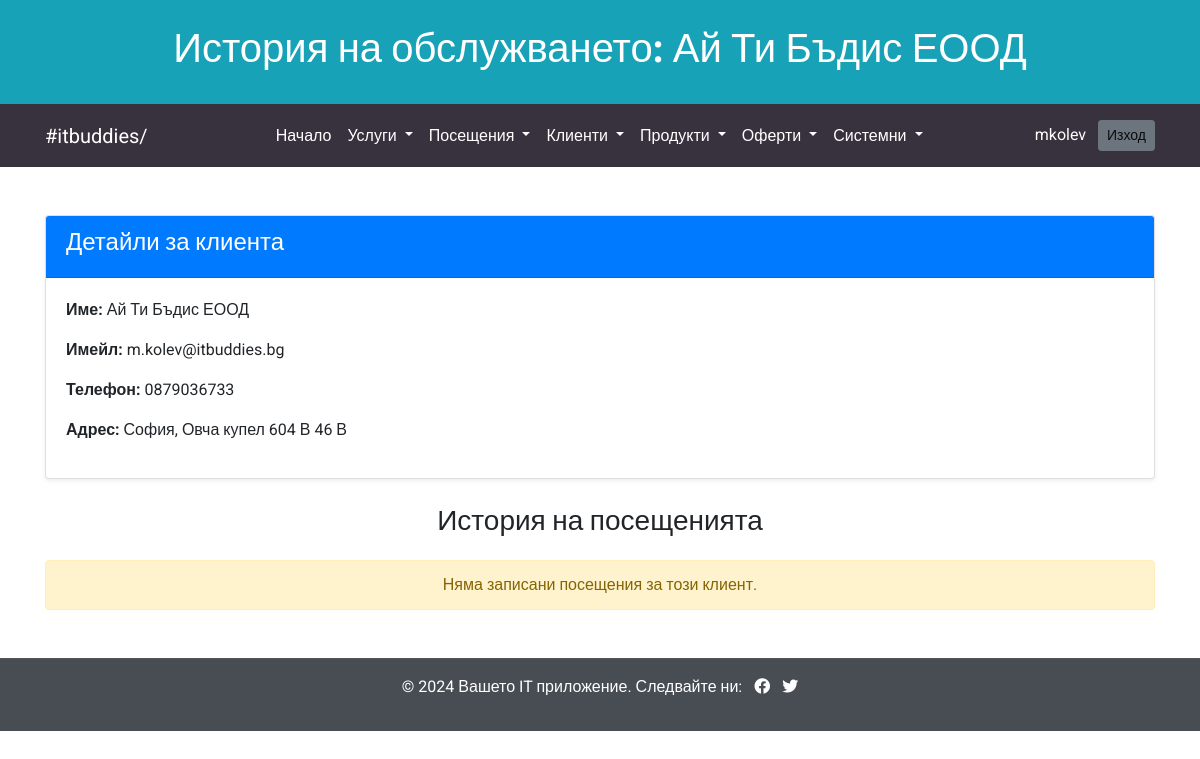
/clients/1/history (signed in), run on the app's committed database.
### models.py (models this page shows, shortened)
class Client(db.Model):
    id = db.Column(db.Integer, primary_key=True)
    name = db.Column(db.String(100), nullable=False)
    vat = db.Column(db.String(15), nullable=False)
    address = db.Column(db.String(100), nullable=True)
    mol = db.Column(db.String(100), nullable=False)
    email = db.Column(db.String(100), nullable=True)  # Опционално поле за имейл
    phone = db.Column(db.String(15), nullable=True)  # Опционално поле за телефон
    visits = db.relationship('Visit', backref='client', lazy=True)  # Връзка към Visit

class User(db.Model, UserMixin):
    id = db.Column(db.Integer, primary_key=True)
    username = db.Column(db.String(100), unique=True, nullable=False)
    password = db.Column(db.String(255), nullable=False)
    role = db.Column(db.String(50))  # Роля по подразбиране

### routes/clients.py (the view)
@clients_bp.route('/<int:client_id>/history', methods=['GET'])
@login_required
def client_history(client_id):
    client = Client.query.get_or_404(client_id)
    visits = Visit.query.filter_by(client_id=client_id).order_by(Visit.visit_date.desc()).all()
    return render_template('client_history.html', client=client, visits=visits)

### app.py (called while the page is built)
@login_manager.user_loader
def load_user(user_id):
    return User.query.get(int(user_id))

### templates/client_history.html
{% include 'header.html' %}
<header class="bg-info text-white text-center py-4">
    <h1>История на обслужването: {{ client.name }}</h1>
</header>
{% include 'navbar.html' %}
<main class="container my-5">
    <div class="card mb-4 shadow-sm">
        <div class="card-header bg-primary text-white">
            <h4>Детайли за клиента</h4>
        </div>
        <div class="card-body">
            <p><strong>Име:</strong> {{ client.name }}</p>
            <p><strong>Имейл:</strong> {{ client.email }}</p>
            <p><strong>Телефон:</strong> {{ client.phone }}</p>
            <p><strong>Адрес:</strong> {{ client.address }}</p>
        </div>
    </div>
    <h3 class="text-center mb-4">История на посещенията</h3>
    {% if visits %}
    <table class="table table-striped">
        <thead class="thead-light">
            <tr>
                <th>Дата</th>
                <th>Услуга</th>
                <th>Продължителност</th>
                <th>Такса</th>
                <th>Служител</th>
                <th>Бележки</th>
            </tr>
        </thead>
        <tbody>
            {% for visit in visits %}
            <tr>
                <td>{{ visit.visit_date.strftime('%Y-%m-%d') }}</td>
                <td>{{ visit.service.name }}</td>
                <td>{{ visit.duration }} часа</td>
                <td>{{ (visit.duration * visit.service.price) | round(2) }} BGN</td>
                <td>{{ visit.employee.name }}</td>
                <td>{{ visit.notes }}</td>
            </tr>
            {% endfor %}
        </tbody>
    </table>
    {% else %}
    <div class="alert alert-warning text-center" role="alert">
        Няма записани посещения за този клиент.
    </div>
    {% endif %}
</main>
{% include 'footer.html' %}

### templates/navbar.html (shortened to what this page needs)
<nav class="navbar navbar-expand-lg navbar-light bg-custom">
    <div class="container d-flex justify-content-between">
        <a class="navbar-brand text-white" href="#">#itbuddies/</a>
        <div class="collapse navbar-collapse justify-content-center" id="navbarNav">
            <ul class="navbar-nav">
                <li class="nav-item">
                    <a class="nav-link text-white" href="{{ url_for('index') }}">Начало</a>
                </li>
                <li class="nav-item dropdown">
                    <a class="nav-link dropdown-toggle text-white" href="#" id="servicesDropdown" role="button" data-toggle="dropdown" aria-haspopup="true" aria-expanded="false">
                        Услуги
                    </a>
                </li>
                <li class="nav-item dropdown">
                    <a class="nav-link dropdown-toggle text-white" href="#" id="visitsDropdown" role="button" data-toggle="dropdown" aria-haspopup="true" aria-expanded="false">
                        Посещения
                    </a>
                </li>
                <li class="nav-item dropdown">
                    <a class="nav-link dropdown-toggle text-white" href="#" id="clientsDropdown" role="button" data-toggle="dropdown" aria-haspopup="true" aria-expanded="false">
                        Клиенти
                    </a>
                </li>
                <li class="nav-item dropdown">
                    <a class="nav-link dropdown-toggle text-white" href="#" id="productsDropdown" role="button" data-toggle="dropdown" aria-haspopup="true" aria-expanded="false">
                        Продукти
                    </a>
                </li>
                <li class="nav-item dropdown">
                    <a class="nav-link dropdown-toggle text-white" href="#" id="productsDropdown" role="button" data-toggle="dropdown" aria-haspopup="true" aria-expanded="false">
                        Оферти
                    </a>
                </li>
                <li class="nav-item dropdown">
                    <a class="nav-link dropdown-toggle text-white" href="#" id="systemDropdown" role="button" data-toggle="dropdown" aria-haspopup="true" aria-expanded="false">
                        Системни
                    </a>
                </li>
            </ul>
        </div>
        <span class="navbar-text text-white">
            {% if current_user.is_authenticated %}
                {{ current_user.username }}
                <a href="{{ url_for('auth.logout') }}" class="btn btn-secondary btn-sm ml-2">Изход</a>
            {% endif %}
        </span>
    </div>
</nav>

### templates/header.html (style rules this page uses)
body { font-family: "Roboto", sans-serif; }
h1, h2, h3, h4, h5, h6 { font-family: "Ubuntu", sans-serif; }
.bg-custom { background-color: #37323E; color: #ffffff; }

### data on the page
Client: name "Ай Ти Бъдис ЕООД", email "m.kolev@itbuddies.bg", phone "0879036733", address "София, Овча купел 604 В 46 В"
User: username "mkolev"
